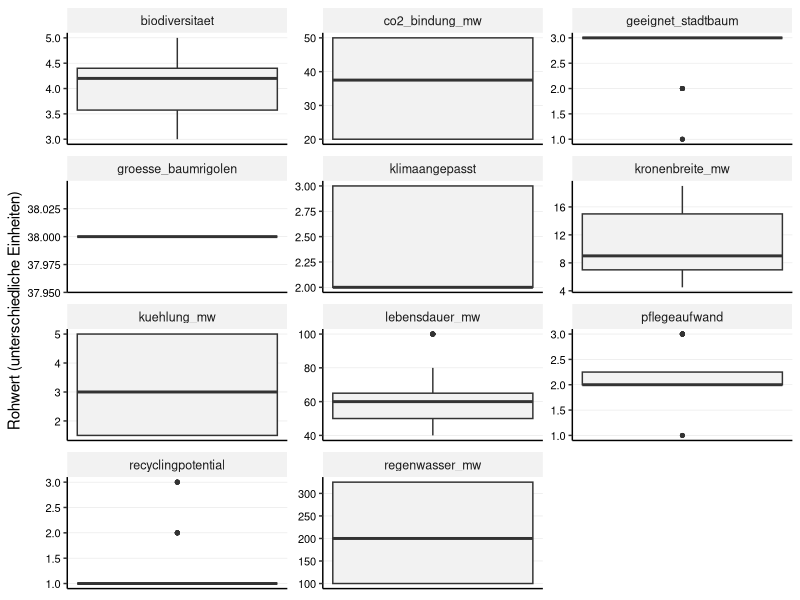
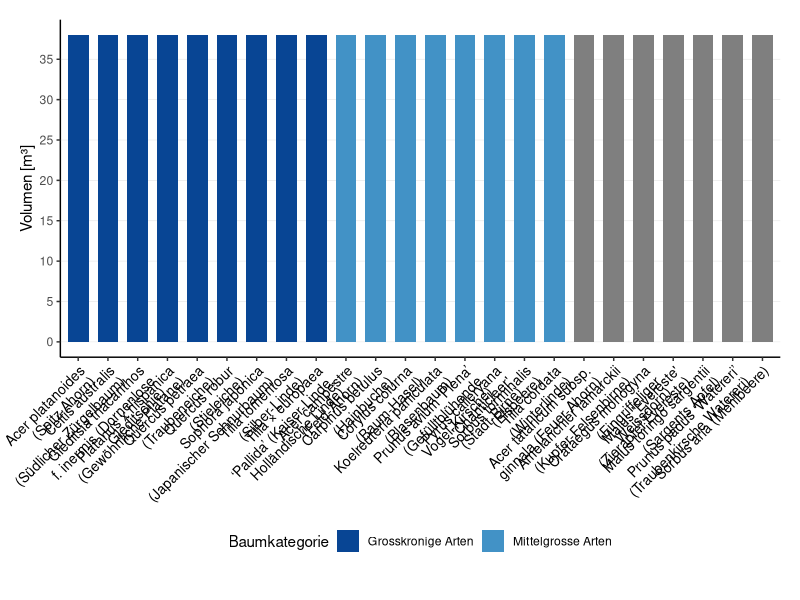

Write the R code that produced these figures, in order. (Note: this script raises an error after producing the figures.)
## ---- chunk 1

library(tidyverse)
library(readr)
library(ggplot2)
library(forcats)
library(tidytext)
library(patchwork)

## ---- chunk 2

## 1. Daten Importieren

# Liest die Rohdaten für die Bäume ein
df_baeume_raw <- read_delim(
  "01_data_input/Baeume_tidy.csv", 
  delim = ";"
)

# Liest die Gewichtungen ein (jetzt mit "baeume" im Variablennamen)
weights_baeume_s0_raw <- read_delim(
  "01_data_input/Baeume_Gewichtung_Szenario0.csv", 
  delim = ";"
)
weights_baeume_s1_raw <- read_delim(
  "01_data_input/Baeume_Gewichtung_Szenario1.csv",
  delim = ";"
)
weights_baeume_s2_raw <- read_delim(
  "01_data_input/Baeume_Gewichtung_Szenario2.csv",
  delim = ";"
)
weights_baeume_s3_raw <- read_delim(
  "01_data_input/Baeume_Gewichtung_Szenario3.csv",
  delim = ";"
)
## ---- chunk 3
#| include: false
# --- PRÜFUNG BLOCK 1 (Bäume) ---

print("--- 1. Check: Spaltennamen Bäume (Sind alle Spaltennamen da?) ---")
colnames(df_baeume_raw)

print("--- 2. Check: Gewichtung S0 (Wurden Spalten getrennt?) ---")
head(weights_baeume_s0_raw) 

print("--- 3. Check: Gewichtung S3 (Zur Sicherheit) ---")
head(weights_baeume_s3_raw)

## ---- chunk 4
# A. Bereinigung der Rohdaten
df_baeume <- df_baeume_raw %>%
  select(baumkategorie, baumart, everything()) 

# B. Bereinigung der Gewichtungen (ALLE SZENARIEN)
# Wir fügen den Roh-Dateien die Szenario-Namen hinzu
df_weights_s0 <- weights_baeume_s0_raw %>%
  mutate(szenario = "Szenario 0: Baseline (IST)")
df_weights_s1 <- weights_baeume_s1_raw %>%
  mutate(szenario = "Szenario 1: Forschungsfokus")
df_weights_s2 <- weights_baeume_s2_raw %>%
  mutate(szenario = "Szenario 2: Radikale Vermeidung")
df_weights_s3 <- weights_baeume_s3_raw %>%
  mutate(szenario = "Szenario 3: Radikaler Lebenszyklus")

# Jetzt binden wir sie zu einer finalen Gewichtungs-Tabelle zusammen
df_weights <- bind_rows(df_weights_s0, df_weights_s1, df_weights_s2, df_weights_s3) %>%
  # Berechne das Gesamtgewicht (gewicht) aus den Rohspalten,
  mutate(
    gewicht = group_weight * within_group_weight
  ) %>%
   # umbenennen für den Join
  rename(
    bewertungskategorie = criterion_id
  ) %>%
  # Auswählen der Spalten, die der Rest des Skripts braucht
  select(szenario, bewertungskategorie, gewicht, group_id)

## ---- chunk 5
#| include: false
# --- PRÜFUNG BLOCK 2 ---
print("--- Check: Stimmen Kriterien überein? ---")
kriterien_gewichte <- unique(df_weights$bewertungskategorie)
spalten_baeume <- colnames(df_baeume)
missing <- setdiff(kriterien_gewichte, spalten_baeume)

if(length(missing) > 0) {
  print("ACHTUNG! Folgende Kriterien fehlen:")
  print(missing)
} else {
  print("ERFOLG: Alle Gewichtungs-Kriterien sind in den Baum-Daten vorhanden!")
}

## ---- chunk 6
# 3.1 Wide-to-Long
df_baeume_long <- df_baeume %>%
  pivot_longer(
    cols = where(is.numeric), 
    names_to = "bewertungskategorie", 
    values_to = "wert"
  )

# 3.2 JOIN mit Gewichtung
# WICHTIG: Wir nutzen left_join. 
df_baeume_joined <- df_baeume_long %>%
  left_join(df_weights, by = "bewertungskategorie", relationship = "many-to-many")

## ---- chunk 7
#| include: false
# --- PRÜFUNG BLOCK 3 (Bäume) ---

# Sicherheits-Check im Skript:
# Bei Bäumen erwarten wir eigentlich für ALLE Kriterien ein Gewicht (anders als bei Belägen mit den Info-Kosten).
if(any(is.na(df_baeume_joined$gewicht))) {
  warning("ACHTUNG: Einige Baum-Kriterien haben kein Gewicht gefunden! Bitte prüfen.")
}

print("--- Check 1: Dimensionen (Sollte riesig sein) ---")
# Erwartung: Anzahl Bäume (25) * Kriterien (ca. 11) * Szenarien (4)
dim(df_baeume_joined)

print("--- Check 2: Gibt es Kriterien ohne Gewicht? ---")
# Hier sollte im Idealfall eine leere Tabelle oder "0" kommen.
# Falls hier was steht, stimmen die Namen in der CSV nicht überein.
df_baeume_joined %>% 
  filter(is.na(gewicht)) %>% 
  select(bewertungskategorie) %>% 
  distinct()

print("--- Check 3: Stichprobe (Eiche in S2) ---")
# Zeig mir, ob die Gewichtung für Szenario 2 (Umwelt) bei CO2 hoch ist
df_baeume_joined %>%
  filter(baumart == "Quercus petraea (Traubeneiche)", szenario == "Szenario 2: Radikale Vermeidung") %>%
  filter(bewertungskategorie == "co2_bindung") %>%
  select(szenario, bewertungskategorie, wert, gewicht)
  
## ---- chunk 8
#| label: fig-baeume-analysis
#| fig.width: 10
#| fig.height: 16
#| out.width: "100%"
#| warning: false

# -------------------------------------------------------
# TEIL 1: Boxplot der Rohwerte (Überblick)  (Scientific Style)
# -------------------------------------------------------
# Hinweis: Da die Einheiten gemischt sind, nutzen wir facet_wrap mit freien Skalen.
plot_rohwerte_baeume <- ggplot(df_baeume_joined, aes(y = wert)) +
  geom_boxplot(fill = "grey95", width = 0.5, outlier.size = 1) +
  
  # Facetten für jedes Kriterium
  facet_wrap(~bewertungskategorie, scales = "free", ncol = 3) +
  
  labs(
    title = NULL, # Titel kommt in Word
    subtitle = NULL,
    x = NULL,
    y = "Rohwert (unterschiedliche Einheiten)"
  ) +
  
  theme_classic(base_size = 11) +
  
  theme(
    # Nur horizontale Gitterlinien (y) sind wichtig zum Ablesen der Werte
    panel.grid.major.y = element_line(color = "grey90", linewidth = 0.2),
    panel.grid.major.x = element_blank(),
    
    # Facetten-Label
    strip.background = element_rect(fill = "grey95", color = NA),
    strip.text = element_text(face = "plain", size = 9),
    
    # Y-Achse (Werte) MUSS sichtbar sein:
    axis.text.y = element_text(size = 8, color = "black"), 
    
    # X-Achse (unten) kann leer sein:
    axis.text.x = element_blank(),
    axis.ticks.x = element_blank()
  )

# print(plot_rohwerte_baeume)

## ---- chunk 9
#| include: false
# Speicher des Plots
ggsave("02_export/plots/check_01_rohwerte_verteilung_baeume.png", 
       plot = plot_rohwerte_baeume, width = 10, height = 8, dpi = 300)

## ---- chunk 10
#| label: fig-baeume-scientific-clean
#| fig.width: 12
#| fig.height: 10
#| out.width: "100%"
#| warning: false

## 4. Explorative Datenanalyse (Scientific Style - Clean)

library(patchwork)

# -------------------------------------------------------
# DATEN VORBEREITEN (Gemeinsame Basis)
# -------------------------------------------------------

levels_kategorie <- c("Grosskronige Arten", "Mittelgrosse Arten", "Kleine Arten")

colors_baeume <- c(
  "Grosskronige Arten" = "#084594", 
  "Mittelgrosse Arten" = "#4292c6", 
  "Kleine Arten" = "#9ecae1"
)

# -------------------------------------------------------
# TEIL 1: RAUMBEDARF (Ohne Text im Balken)
# -------------------------------------------------------

# 1. Daten filtern & Bereinigen
df_raum <- df_baeume_joined %>%
  filter(bewertungskategorie == "groesse_baumrigolen") %>%
  mutate(wert = as.numeric(wert)) %>%
  distinct(baumart, wert, baumkategorie) %>%
  mutate(baumkategorie = fct_relevel(baumkategorie, levels_kategorie)) %>%
  arrange(baumkategorie, baumart) %>%
  mutate(baumart_sortiert = factor(baumart, levels = unique(baumart)))

# 2. Plot erstellen
plot_raum <- ggplot(df_raum, 
       aes(x = baumart_sortiert, y = wert, fill = baumkategorie)) +
  
  # HIER GEÄNDERT: Nur Balken, kein Text
  geom_col(width = 0.7) +
  
  scale_fill_manual(values = colors_baeume) +
  scale_x_discrete(labels = function(x) stringr::str_wrap(x, width = 25)) +
  
  # Skala feinrastern
  scale_y_continuous(breaks = seq(0, 100, 5)) +
  
  labs(
    title = NULL,
    subtitle = NULL,
    x = NULL,
    y = "Volumen [m\u00B3]",
    fill = "Baumkategorie"
  ) +
  
  theme_classic(base_size = 11) +
  
  theme(
    legend.position = "bottom",
    plot.title = element_text(face = "plain", size = 12, hjust = 0),
    panel.grid.major.y = element_line(color = "grey90", linewidth = 0.2),
    axis.text.x = element_text(angle = 45, hjust = 1, size = 10, color = "black"),
    plot.margin = margin(t = 5, r = 5, b = 10, l = 5, unit = "mm")
  )

# print(plot_raum)
## ---- chunk 11
#| include: false
ggsave("02_export/plots/Abb_Baeume_Raumbedarf_clean.png", 
       plot = plot_raum, width = 20, height = 8, dpi = 300)
## ---- chunk 12
# -------------------------------------------------------
# TEIL 2: ÖKOLOGISCHE LEISTUNG (Gedreht & Optimiert)
# -------------------------------------------------------

# 1. Daten filtern (bleibt gleich)
df_leistung <- df_baeume_joined %>%
  filter(bewertungskategorie %in% c("co2_bindung", "kuehlung", "regenwasser")) %>%
  mutate(wert = as.numeric(wert)) %>%
  distinct(baumart, bewertungskategorie, wert, baumkategorie) %>%
  mutate(facet_label = case_when(
    bewertungskategorie == "co2_bindung" ~ "CO\u2082-Bindung [kg/a]",
    bewertungskategorie == "kuehlung" ~ "Kühlleistung [\u00B0C]", 
    bewertungskategorie == "regenwasser" ~ "Regenwasser [l/Tag]"
  )) %>%
  mutate(facet_label = fct_relevel(facet_label, 
                                   "CO\u2082-Bindung [kg/a]", 
                                   "Kühlleistung [\u00B0C]", 
                                   "Regenwasser [l/Tag]")) %>%
  mutate(baumkategorie = fct_relevel(baumkategorie, levels_kategorie)) %>%
  arrange(baumkategorie, baumart) %>%
  mutate(baumart_sortiert = factor(baumart, levels = unique(baumart)))

# 2. Plot erstellen
plot_leistung <- ggplot(df_leistung, 
       aes(x = baumart_sortiert, y = wert, fill = baumkategorie)) +
  
  geom_col(width = 0.7) +
  
  # HIER DIE WICHTIGSTE ÄNDERUNG: Drehen!
  coord_flip() +
  
  # Facetten nebeneinander (ncol = 3) statt untereinander, 
  # damit man die Baumnamen nur EINMAL links hat (besserer Vergleich)
  facet_wrap(~facet_label, ncol = 3, scales = "free_x") + 
  
  scale_fill_manual(values = colors_baeume) +
  
  scale_x_discrete(labels = function(x) stringr::str_wrap(x, width = 40)) +
  
  labs(
    title = NULL, 
    x = NULL,
    y = NULL, 
    fill = "Baumkategorie"
  ) +
  
  theme_classic(base_size = 11) +
  
  theme(
    legend.position = "bottom",
    plot.title = element_text(face = "plain", size = 12, hjust = 0),
    
    # Gitterlinien anpassen (jetzt vertikal wichtig)
    panel.grid.major.x = element_line(color = "grey90", linewidth = 0.2),
    panel.grid.major.y = element_blank(),
    
    strip.background = element_rect(fill = "grey95", color = NA),
    strip.text = element_text(face = "bold", size = 10, hjust = 0.5),
    
    # Achsenbeschriftung: Horizontal und lesbar
    axis.text.y = element_text(size = 9, color = "black"), # Baumnamen
    axis.text.x = element_text(size = 9, color = "black"), # Werte
    
    # Abstände zwischen den Facetten etwas erhöhen
    panel.spacing = unit(1, "cm"),
    
    plot.margin = margin(t = 5, r = 10, b = 10, l = 5, unit = "mm")
  )


print(plot_leistung)
## ---- chunk 13
#| include: false
# Speichern (Jetzt brauchen wir Höhe für die vielen Bäume und Breite für die 3 Spalten)
ggsave("02_export/plots/Abb_Baeume_Leistung_clean.png", 
       plot = plot_leistung, width = 14, height = 10, dpi = 300)

## ---- chunk 14
# 5.1 Definieren: Wo ist "weniger" besser?
kriterien_lower_is_better_baeume <- c(
  "pflegeaufwand",
  "groesse_baumrigolen"
)

# 5.2 Min-Max-Skalierung
# Wir normieren ALLES (auch ungewichtete Infos), damit wir sie plotten können.
# WICHTIG: Hier NICHT nach Gewicht filtern!
df_baeume_normalized <- df_baeume_joined %>%
  filter(!is.na(wert)) %>% # Nur Zeilen ohne Werte löschen 
  group_by(bewertungskategorie) %>%
  mutate(
    min_wert = min(wert, na.rm = TRUE),
    max_wert = max(wert, na.rm = TRUE),
    # Berechnung des Scores
    score_normiert = case_when(
      # Sonderfall: Wenn Min und Max gleich sind (alle gleich gut) -> Score 1
      (max_wert - min_wert) == 0 ~ 1,
      # Normale Skalierung (higher is better)
      !(bewertungskategorie %in% kriterien_lower_is_better_baeume) ~ (wert - min_wert) / (max_wert - min_wert),
      # Invertierte Skalierung (lower is better)
      bewertungskategorie %in% kriterien_lower_is_better_baeume ~ 1 - ((wert - min_wert) / (max_wert - min_wert))
    )
  ) %>%
  ungroup()

## ---- chunk 15
#| include: false
# --- PRÜFUNG BLOCK 5 ---

print("--- Check 1: Scores im Bereich 0-1? ---")
summary(df_baeume_normalized$score_normiert)

print("--- Check 2: Funktioniert 'Lower is better' (Baumrigolen)? ---")
# Wir vergleichen zwei Bäume: Einen mit kleiner Rigole (gut) und einen mit grosser (schlecht)
df_baeume_normalized %>%
  filter(bewertungskategorie == "groesse_baumrigolen") %>%
  select(baumart, wert, score_normiert) %>%
  arrange(wert) %>% # Sortiert nach Wert (kleinste Rigole oben)
  head(5)
## ---- chunk 16
#| label: fig-check-normierung-baeume
#| fig.width: 10
#| fig.height: 8
#| out.width: "100%"
#| warning: false

# Boxplot der normierten Scores (Scientific Style)
# Ziel: Überprüfen, ob die Min-Max-Skalierung funktioniert hat.
# Alle Boxplots müssen zwischen 0 und 1 liegen.

plot_normiert_baeume <- ggplot(df_baeume_normalized, aes(x = bewertungskategorie, y = score_normiert)) +
  geom_boxplot(fill = "grey90", width = 0.6, outlier.colour = "black", outlier.size = 1) +
  
  coord_flip() +
  
  # Fixe Skala 0-1 
  scale_y_continuous(limits = c(0, 1), expand = c(0, 0.05)) +
  
  labs(
    title = NULL,
    subtitle = NULL,
    x = NULL, # Kriterien-Namen stehen an der Achse
    y = "Normierter Score (0 = schlecht, 1 = ideal)"
  ) +
  
  theme_classic(base_size = 11) +
  
  theme(
    # Gitterlinien: Vertikal wichtig (um 0.5 etc. zu sehen), Horizontal weg
    panel.grid.major.x = element_line(color = "grey90", linewidth = 0.2),
    panel.grid.major.y = element_blank(),
    
    # Achsen-Texte
    axis.text.y = element_text(color = "black", size = 10), # Kriterien-Namen
    axis.text.x = element_text(color = "black", size = 10)  # Zahlen 0-1
  )


# print(plot_normiert_baeume)

## ---- chunk 17
#| include: false
ggsave("02_export/plots/check_02_normierte_scores_baeume.png", 
       plot = plot_normiert_baeume, width = 10, height = 7, dpi = 300)
## ---- chunk 18
# --- PRÜFUNG BLOCK 6 ---

print("--- Check: Liegen alle Scores zwischen 0 und 1? ---")
summary(df_baeume_normalized$score_normiert)
# Min muss >= 0.00 sein, Max <= 1.00

print("--- Check: Wurden Kriterien mit 'Lower is better' invertiert? ---")
# Wir prüfen Baumrigole: Kleiner Wert (6) sollte Score 1 sein (hatten wir oben schon, aber zur Sicherheit)
df_baeume_normalized %>%
  filter(bewertungskategorie == "groesse_baumrigolen") %>%
  group_by(wert) %>%
  summarise(mean_score = mean(score_normiert)) %>%
  arrange(wert) %>% # Kleinster Wert oben
  head(1)
## ---- chunk 19
# 7.1 Berechnung Score pro Kriterium
df_mca_calculated <- df_baeume_normalized %>%
  # HIER filtern wir alles raus, was kein Gewicht hat
  filter(!is.na(gewicht)) %>% 
  mutate(MCA_score_kriterium = score_normiert * gewicht)

# 7.2 Aggregation pro Szenario
# Wir summieren die Scores pro Baum und Szenario
df_mca_total <- df_mca_calculated %>%
  group_by(szenario, baumkategorie, baumart) %>%
  summarise(MCA_gesamtscore = sum(MCA_score_kriterium, na.rm = TRUE), .groups = 'drop') %>%
  # Sortierung: Erst nach Szenario, dann nach Punktzahl
  arrange(szenario, desc(MCA_gesamtscore)) 

# Anzeigen der Ergebnisse
print("--- MCA Gesamtergebnis (Auszug) ---")
print(df_mca_total, n = 20)

# 7.3 - Auswahl der "Top 3 Sieger"
# Ziel: Für jedes der 4 Szenarien die Top 3 Bäume aus dem Gesamtranking
N_BAEUME <- 3

df_sieger_baeume <- df_mca_total %>%
  group_by(szenario) %>%
  # Wählt die N besten Bäume innerhalb jedes Szenarios aus
  slice_max(MCA_gesamtscore, n = N_BAEUME) %>%
  ungroup() %>%
  # Ordnen für bessere Lesbarkeit
  arrange(szenario, desc(MCA_gesamtscore))

# Anzeigen der 12 Sieger-Bäume (4 Szenarien * 3 Bäume)
print(paste("--- Top", N_BAEUME, "Bäume pro Szenario (für Zeitstrahl-Analyse) ---"))
print(df_sieger_baeume)

## ---- chunk 20
#| include: false
# 7.4 Export der Tabellen
write_csv2(
  df_sieger_baeume, 
  file = "02_export/tables/mca_top3_baeume_pro_szenario.csv"
)
write_csv2(
  df_mca_total, 
  file = "02_export/tables/mca_rangliste_baeume_alle_szenarien.csv"
)
write_csv2(
  df_mca_calculated, 
  file = "02_export/tables/mca_details_berechnung_baeume.csv"
)

# --- PRÜFUNG BLOCK 7 ---

print("--- Check: Enthält die Berechnung noch Zeilen ohne Gewicht? ---")
# Sollte 0 Zeilen ergeben
df_mca_calculated %>% filter(is.na(gewicht)) %>% count()

print("--- Check: Plausibilität Ergebnisse (S0 Baseline) ---")
# Zeig mir die Top 3 von Szenario 0
df_sieger_baeume %>% 
  filter(szenario == "Szenario 0: Baseline (IST)") %>%
  select(baumart, MCA_gesamtscore)

## ---- chunk 21

# --- Datenaufbereitung für Stacked Plot (einmalig & aufgehübscht) ---
df_mca_groups_baeume_plot <- df_mca_calculated %>%
  group_by(szenario, baumkategorie, baumart, group_id) %>%
  summarise(gruppen_score = sum(MCA_score_kriterium, na.rm = TRUE), .groups = 'drop') %>%
  left_join(df_mca_total, by = c("szenario", "baumkategorie", "baumart")) %>%
  mutate(group_label_clean = case_when(
    group_id == "langlebigkeit" ~ "Langlebigkeit",
    group_id == "wirtschaftlichkeit" ~ "Wirtschaftlichkeit",
    group_id == "multifunktionale_nutzungsqualitaet" ~ "Multifunktionale Nutzungsqualität",
    group_id == "umweltwirkung" ~ "Umweltwirkung",
    group_id == "kreislauffaehigkeit" ~ "Kreislauffähigkeit",
    TRUE ~ group_id
  ))

# 1. Farben definieren (Einheitlich zur gesamten Arbeit)
colors_kategorie_baeume <- c(
  "Grosskronige Arten" = "#084594",  # Dunkelblau
  "Mittelgrosse Arten" = "#4292c6",  # Mittelblau
  "Kleine Arten" = "#9ecae1"         # Hellblau
)
# 2. Farben für Kriterien-Gruppen
colors_gruppen <- c(
  "Langlebigkeit" = "#08306b",                     # Dunkelstes Blau (Zeit)
  "Wirtschaftlichkeit" = "#2171b5",                # Dunkles Mittelblau (Geld)
  "Multifunktionale Nutzungsqualität" = "#4292c6", # Mittelblau
  "Umweltwirkung" = "#9ecae1",                     # Hellblau
  "Kreislauffähigkeit" = "#deebf7"                 # Sehr helles Blau/Grau
)
## ---- chunk 22
#| label: fig-mca-plots-baeume-s0
#| fig.width: 13
#| fig.height: 10
#| out.width: "95%"
#| dpi: 300

# --- Plot 1: Ranking (Szenario 0) ---
data_s0 <- df_mca_total %>% filter(szenario == "Szenario 0: Baseline (IST)")

plot_s0_rank <- ggplot(data_s0,
       aes(x = MCA_gesamtscore,
           y = fct_reorder(baumart, MCA_gesamtscore), 
           fill = baumkategorie)) + 
  geom_col(width = 0.7) +
  
  scale_x_continuous(limits = c(0, 1), expand = c(0, 0.05)) + 
  scale_y_discrete(labels = function(x) stringr::str_wrap(x, width = 40)) +
  scale_fill_manual(values = colors_kategorie_baeume) +
  
  labs(
    title = NULL, 
    x = "MCA Score (0-1)", 
    y = NULL, 
    fill = "Baumkategorie"
  ) +
  
  theme_classic(base_size = 11) + 
  
  theme(
    legend.position = "bottom",
    panel.grid.major.y = element_blank(),
    panel.grid.major.x = element_line(color = "grey90", linewidth = 0.2),
    axis.text = element_text(color = "black"),
    plot.margin = margin(t = 5, r = 10, b = 5, l = 5, unit = "mm")
  )

# print(plot_s0_rank, width = 10, height = 7)
## ---- chunk 23
#| include: false
ggsave("02_export/plots/mca_baeume_rank_s0.png",
       plot = plot_s0_rank, width = 10, height = 10, dpi = 300)
## ---- chunk 24
# --- Plot 2: Stacked Detail (Szenario 0) ---
data_s0_groups <- df_mca_groups_baeume_plot %>% filter(szenario == "Szenario 0: Baseline (IST)")

plot_s0_stack <- ggplot(data_s0_groups,
       aes(x = gruppen_score,
           y = fct_reorder(baumart, MCA_gesamtscore), 
           fill = group_label_clean)) + 
  geom_col(position = "stack", width = 0.7) +
  
  scale_x_continuous(limits = c(0, 1), expand = c(0, 0.05)) +
  scale_y_discrete(labels = function(x) stringr::str_wrap(x, width = 40)) +
  scale_fill_manual(values = colors_gruppen) +
  
  labs(
    title = NULL, 
    x = "Beitrag zum Score", 
    y = NULL, 
    fill = "Kriteriengruppe"
  ) +
  theme_classic(base_size = 11) + 
  theme(
    legend.position = "bottom",
    legend.text = element_text(size = 9),
    legend.box = "vertical",
    panel.grid.major.y = element_blank(),
    panel.grid.major.x = element_line(color = "grey90", linewidth = 0.2),
    axis.text = element_text(color = "black"),
    plot.margin = margin(t = 5, r = 10, b = 5, l = 5, unit = "mm")
  ) +
  guides(fill = guide_legend(nrow = 2, byrow = TRUE))

# print(plot_s0_stack)
## ---- chunk 25
#| include: false
ggsave("02_export/plots/mca_baeume_detail_s0.png",
       plot = plot_s0_stack, width = 10, height = 10, dpi = 300)
## ---- chunk 26
#| label: fig-mca-plots-baeume-s1
#| fig.width: 13
#| fig.height: 10
#| out.width: "95%"
#| dpi: 300

# --- Plot 1: Ranking (Szenario 1) ---
data_s1 <- df_mca_total %>% filter(szenario == "Szenario 1: Forschungsfokus")

plot_s1_rank <- ggplot(data_s1,
       aes(x = MCA_gesamtscore,
           y = fct_reorder(baumart, MCA_gesamtscore), 
           fill = baumkategorie)) + 
  geom_col(width = 0.7) +
  scale_x_continuous(limits = c(0, 1), expand = c(0, 0.05)) + 
  scale_y_discrete(labels = function(x) stringr::str_wrap(x, width = 40)) +
  scale_fill_manual(values = colors_kategorie_baeume) +
  labs(
    title = NULL,
    x = "MCA Score (0-1)",
    y = NULL,
    fill = "Baumkategorie"
  ) +
  theme_classic(base_size = 11) + 
  theme(
    legend.position = "bottom",
    panel.grid.major.y = element_blank(),
    panel.grid.major.x = element_line(color = "grey90", linewidth = 0.2),
    axis.text = element_text(color = "black"),
    plot.margin = margin(t = 5, r = 10, b = 5, l = 5, unit = "mm")
  )

print(plot_s1_rank)
ggsave("02_export/plots/mca_baeume_rank_s1.png",
      plot = plot_s1_rank, width = 10, height = 10, dpi = 300)

# --- Plot 2: Stacked Detail (Szenario 1) ---
data_s1_groups <- df_mca_groups_baeume_plot %>% filter(szenario == "Szenario 1: Forschungsfokus")

plot_s1_stack <- ggplot(data_s1_groups,
       aes(x = gruppen_score,
           y = fct_reorder(baumart, MCA_gesamtscore), 
           fill = group_label_clean)) + 
  geom_col(position = "stack", width = 0.7) +
  scale_x_continuous(limits = c(0, 1), expand = c(0, 0.05)) +
  scale_y_discrete(labels = function(x) stringr::str_wrap(x, width = 40)) +
  scale_fill_manual(values = colors_gruppen) +
  labs(
    title = NULL,
    x = "Beitrag zum Score",
    y = NULL,
    fill = "Kriteriengruppe"
  ) +
  theme_classic(base_size = 11) + 
  theme(
    legend.position = "bottom",
    legend.text = element_text(size = 9),
    legend.box = "vertical",
    panel.grid.major.y = element_blank(),
    panel.grid.major.x = element_line(color = "grey90", linewidth = 0.2),
    axis.text = element_text(color = "black"),
    plot.margin = margin(t = 5, r = 10, b = 5, l = 5, unit = "mm")
  ) +
  guides(fill = guide_legend(nrow = 2, byrow = TRUE))

# print(plot_s1_stack)
## ---- chunk 27
#| include: false
ggsave("02_export/plots/mca_baeume_detail_s1.png",
      plot = plot_s1_stack, width = 10, height = 10, dpi = 300)
## ---- chunk 28
#| label: fig-mca-plots-baeume-s2
#| fig.width: 13
#| fig.height: 10
#| out.width: "95%"
#| dpi: 300

# --- Plot 1: Ranking (Szenario 2) ---
data_s2 <- df_mca_total %>% filter(szenario == "Szenario 2: Radikale Vermeidung")

plot_s2_rank <- ggplot(data_s2,
       aes(x = MCA_gesamtscore,
           y = fct_reorder(baumart, MCA_gesamtscore), 
           fill = baumkategorie)) + 
  geom_col(width = 0.7) +
  scale_x_continuous(limits = c(0, 1), expand = c(0, 0.05)) + 
  scale_y_discrete(labels = function(x) stringr::str_wrap(x, width = 40)) +
  scale_fill_manual(values = colors_kategorie_baeume) +
  labs(
    title = NULL,
    x = "MCA Score (0-1)",
    y = NULL,
    fill = "Baumkategorie"
  ) +
  theme_classic(base_size = 11) + 
  theme(
    legend.position = "bottom",
    panel.grid.major.y = element_blank(),
    panel.grid.major.x = element_line(color = "grey90", linewidth = 0.2),
    axis.text = element_text(color = "black"),
    plot.margin = margin(t = 5, r = 10, b = 5, l = 5, unit = "mm")
  )

# print(plot_s2_rank)
## ---- chunk 29
#| include: false
ggsave("02_export/plots/mca_baeume_rank_s2.png",
       plot = plot_s2_rank, width = 10, height = 10, dpi = 300)
## ---- chunk 30
# --- Plot 2: Stacked Detail (Szenario 2) ---
data_s2_groups <- df_mca_groups_baeume_plot %>% filter(szenario == "Szenario 2: Radikale Vermeidung")

plot_s2_stack <- ggplot(data_s2_groups,
       aes(x = gruppen_score,
           y = fct_reorder(baumart, MCA_gesamtscore), 
           fill = group_label_clean)) + 
  geom_col(position = "stack", width = 0.7) +
  scale_x_continuous(limits = c(0, 1), expand = c(0, 0.05)) +
  scale_y_discrete(labels = function(x) stringr::str_wrap(x, width = 40)) +
  scale_fill_manual(values = colors_gruppen) +
  labs(
    title = NULL,
    x = "Beitrag zum Score",
    y = NULL,
    fill = "Kriteriengruppe"
  ) +
  theme_classic(base_size = 11) + 
  theme(
    legend.position = "bottom",
    legend.text = element_text(size = 9),
    legend.box = "vertical",
    panel.grid.major.y = element_blank(),
    panel.grid.major.x = element_line(color = "grey90", linewidth = 0.2),
    axis.text = element_text(color = "black"),
    plot.margin = margin(t = 5, r = 10, b = 5, l = 5, unit = "mm")
  ) +
  guides(fill = guide_legend(nrow = 2, byrow = TRUE))

# print(plot_s2_stack)
## ---- chunk 31
#| include: false
ggsave("02_export/plots/mca_baeume_detail_s2.png",
       plot = plot_s2_stack, width = 10, height = 10, dpi = 300)
## ---- chunk 32
#| label: fig-mca-plots-baeume-s3
#| fig.width: 13
#| fig.height: 10
#| out.width: "95%"
#| dpi: 300

# --- Plot 1: Ranking (Szenario 3) ---
data_s3 <- df_mca_total %>% filter(szenario == "Szenario 3: Radikaler Lebenszyklus")

plot_s3_rank <- ggplot(data_s3,
       aes(x = MCA_gesamtscore,
           y = fct_reorder(baumart, MCA_gesamtscore), 
           fill = baumkategorie)) + 
  geom_col(width = 0.7) +
  scale_x_continuous(limits = c(0, 1), expand = c(0, 0.05)) + 
  scale_y_discrete(labels = function(x) stringr::str_wrap(x, width = 40)) +
  scale_fill_manual(values = colors_kategorie_baeume) +
  labs(
    title = NULL,
    x = "MCA Score (0-1)",
    y = NULL,
    fill = "Baumkategorie"
  ) +
  theme_classic(base_size = 11) + 
  theme(
    legend.position = "bottom",
    panel.grid.major.y = element_blank(),
    panel.grid.major.x = element_line(color = "grey90", linewidth = 0.2),
    axis.text = element_text(color = "black"),
    plot.margin = margin(t = 5, r = 10, b = 5, l = 5, unit = "mm")
  )

print(plot_s3_rank)
ggsave("02_export/plots/mca_baeume_rank_s3.png",
       plot = plot_s3_rank, width = 10, height = 10, dpi = 300)


# --- Plot 2: Stacked Detail (Szenario 3) ---
data_s3_groups <- df_mca_groups_baeume_plot %>% filter(szenario == "Szenario 3: Radikaler Lebenszyklus")

plot_s3_stack <- ggplot(data_s3_groups,
       aes(x = gruppen_score,
           y = fct_reorder(baumart, MCA_gesamtscore), 
           fill = group_label_clean)) + 
  geom_col(position = "stack", width = 0.7) +
  scale_x_continuous(limits = c(0, 1), expand = c(0, 0.05)) +
  scale_y_discrete(labels = function(x) stringr::str_wrap(x, width = 40)) +
  scale_fill_manual(values = colors_gruppen) +
  labs(
    title = NULL,
    x = "Beitrag zum Score",
    y = NULL,
    fill = "Kriteriengruppe"
  ) +
  theme_classic(base_size = 11) + 
  theme(
    legend.position = "bottom",
    legend.text = element_text(size = 9),
    legend.box = "vertical",
    panel.grid.major.y = element_blank(),
    panel.grid.major.x = element_line(color = "grey90", linewidth = 0.2),
    axis.text = element_text(color = "black"),
    plot.margin = margin(t = 5, r = 10, b = 5, l = 5, unit = "mm")
  ) +
  guides(fill = guide_legend(nrow = 2, byrow = TRUE))

# print(plot_s3_stack)
## ---- chunk 33
#| include: false
ggsave("02_export/plots/mca_baeume_detail_s3.png",
       plot = plot_s3_stack, width = 10, height = 10, dpi = 300)
## ---- chunk 34
# --- PRÜFUNG BLOCK 8 (Bäume) ---

print("--- Check 1: Stimmt die Mathematik der Stacked Plots? ---")
# Wir summieren die Teile (Gruppen) und vergleichen sie mit dem Gesamtscore
check_summe_baeume <- df_mca_groups_baeume_plot %>%
  group_by(szenario, baumart) %>%
  summarise(
    summe_gruppen = sum(gruppen_score),
    original_total = mean(MCA_gesamtscore), # Sollte identisch sein
    .groups = "drop"
  ) %>%
  mutate(differenz = abs(summe_gruppen - original_total)) %>%
  arrange(desc(differenz))

# Zeig mir die grössten Abweichungen (Sollte 0 oder fast 0 sein, z.B. 1e-15)
print(head(check_summe_baeume))

print("--- Check 2: Sind alle 4 Szenarien in den Plot-Daten vorhanden? ---")
unique(df_mca_groups_baeume_plot$szenario)

print("--- Check 3: Top-Baum in Szenario 0 (Wer gewinnt?) ---")
df_mca_total %>% 
  filter(szenario == "Szenario 0: Baseline (IST)") %>% 
  slice_max(MCA_gesamtscore, n = 1) %>%
  select(baumart, MCA_gesamtscore)
